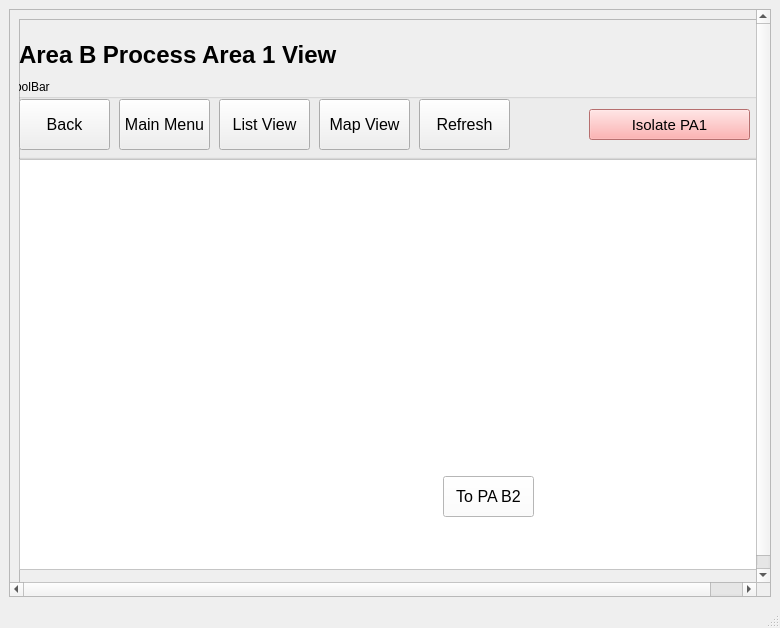
<?xml version="1.0" encoding="UTF-8"?>
<ui version="4.0">
 <class>MainWindow</class>
 <widget class="QMainWindow" name="MainWindow">
  <property name="geometry">
   <rect>
    <x>0</x>
    <y>0</y>
    <width>780</width>
    <height>628</height>
   </rect>
  </property>
  <property name="windowTitle">
   <string>MainWindow</string>
  </property>
  <widget class="QWidget" name="centralwidget">
   <layout class="QVBoxLayout" name="verticalLayout">
    <item>
     <widget class="QScrollArea" name="scrollArea">
      <property name="widgetResizable">
       <bool>true</bool>
      </property>
      <widget class="QWidget" name="scrollAreaWidgetContents">
       <property name="geometry">
        <rect>
         <x>0</x>
         <y>-37</y>
         <width>780</width>
         <height>585</height>
        </rect>
       </property>
       <layout class="QVBoxLayout" name="verticalLayout_2">
        <item>
         <widget class="QFrame" name="frame">
          <property name="minimumSize">
           <size>
            <width>762</width>
            <height>567</height>
           </size>
          </property>
          <property name="frameShape">
           <enum>QFrame::StyledPanel</enum>
          </property>
          <property name="frameShadow">
           <enum>QFrame::Raised</enum>
          </property>
          <widget class="QLabel" name="Heading">
           <property name="geometry">
            <rect>
             <x>0</x>
             <y>0</y>
             <width>761</width>
             <height>71</height>
            </rect>
           </property>
           <property name="font">
            <font>
             <pointsize>18</pointsize>
             <weight>75</weight>
             <bold>true</bold>
             <kerning>true</kerning>
            </font>
           </property>
           <property name="text">
            <string>Area B Process Area 1 View</string>
           </property>
          </widget>
          <widget class="QFrame" name="frame_2">
           <property name="geometry">
            <rect>
             <x>0</x>
             <y>140</y>
             <width>741</width>
             <height>411</height>
            </rect>
           </property>
           <property name="styleSheet">
            <string notr="true">background-color:rgb(255, 255, 255);</string>
           </property>
           <property name="frameShape">
            <enum>QFrame::StyledPanel</enum>
           </property>
           <property name="frameShadow">
            <enum>QFrame::Raised</enum>
           </property>
           <widget class="QLabel" name="ProcessView_Label">
            <property name="geometry">
             <rect>
              <x>20</x>
              <y>110</y>
              <width>681</width>
              <height>241</height>
             </rect>
            </property>
            <property name="text">
             <string/>
            </property>
            <property name="pixmap">
             <pixmap>Graphics/P&amp;IDs/AreaBPA1_NoInstruments.png</pixmap>
            </property>
            <property name="scaledContents">
             <bool>true</bool>
            </property>
           </widget>
           <widget class="QPushButton" name="PB_LDPT2000">
            <property name="geometry">
             <rect>
              <x>125</x>
              <y>73</y>
              <width>41</width>
              <height>71</height>
             </rect>
            </property>
            <property name="text">
             <string/>
            </property>
            <property name="icon">
             <iconset>
              <normaloff>Graphics/Instruments/Instrument_PT-modified.png</normaloff>Graphics/Instruments/Instrument_PT-modified.png</iconset>
            </property>
            <property name="iconSize">
             <size>
              <width>41</width>
              <height>71</height>
             </size>
            </property>
            <property name="flat">
             <bool>true</bool>
            </property>
           </widget>
           <widget class="QPushButton" name="PB_LDPT1000">
            <property name="geometry">
             <rect>
              <x>260</x>
              <y>45</y>
              <width>41</width>
              <height>71</height>
             </rect>
            </property>
            <property name="text">
             <string/>
            </property>
            <property name="icon">
             <iconset>
              <normaloff>Graphics/Instruments/Instrument_PT-modified.png</normaloff>Graphics/Instruments/Instrument_PT-modified.png</iconset>
            </property>
            <property name="iconSize">
             <size>
              <width>41</width>
              <height>71</height>
             </size>
            </property>
            <property name="flat">
             <bool>true</bool>
            </property>
           </widget>
           <widget class="QPushButton" name="PB_LDLT1000">
            <property name="geometry">
             <rect>
              <x>360</x>
              <y>45</y>
              <width>41</width>
              <height>71</height>
             </rect>
            </property>
            <property name="text">
             <string/>
            </property>
            <property name="icon">
             <iconset>
              <normaloff>Graphics/Instruments/Instrument_LT-modified.png</normaloff>Graphics/Instruments/Instrument_LT-modified.png</iconset>
            </property>
            <property name="iconSize">
             <size>
              <width>41</width>
              <height>71</height>
             </size>
            </property>
            <property name="flat">
             <bool>true</bool>
            </property>
           </widget>
           <widget class="QPushButton" name="PB_LDTT1000">
            <property name="geometry">
             <rect>
              <x>310</x>
              <y>45</y>
              <width>41</width>
              <height>71</height>
             </rect>
            </property>
            <property name="text">
             <string/>
            </property>
            <property name="icon">
             <iconset>
              <normaloff>Graphics/Instruments/Instrument_TT-modified.png</normaloff>Graphics/Instruments/Instrument_TT-modified.png</iconset>
            </property>
            <property name="iconSize">
             <size>
              <width>41</width>
              <height>71</height>
             </size>
            </property>
            <property name="flat">
             <bool>true</bool>
            </property>
           </widget>
           <widget class="QPushButton" name="PB_LDPT3000">
            <property name="geometry">
             <rect>
              <x>550</x>
              <y>56</y>
              <width>41</width>
              <height>71</height>
             </rect>
            </property>
            <property name="text">
             <string/>
            </property>
            <property name="icon">
             <iconset>
              <normaloff>Graphics/Instruments/Instrument_PT-modified.png</normaloff>Graphics/Instruments/Instrument_PT-modified.png</iconset>
            </property>
            <property name="iconSize">
             <size>
              <width>41</width>
              <height>71</height>
             </size>
            </property>
            <property name="flat">
             <bool>true</bool>
            </property>
           </widget>
           <widget class="QPushButton" name="PB_LDTT3000">
            <property name="geometry">
             <rect>
              <x>552</x>
              <y>159</y>
              <width>41</width>
              <height>71</height>
             </rect>
            </property>
            <property name="text">
             <string/>
            </property>
            <property name="icon">
             <iconset>
              <normaloff>Graphics/Instruments/Instrument_TT-Rotated-modified.png</normaloff>Graphics/Instruments/Instrument_TT-Rotated-modified.png</iconset>
            </property>
            <property name="iconSize">
             <size>
              <width>41</width>
              <height>71</height>
             </size>
            </property>
            <property name="flat">
             <bool>true</bool>
            </property>
           </widget>
           <widget class="QPushButton" name="PB_LDTT2000">
            <property name="geometry">
             <rect>
              <x>125</x>
              <y>135</y>
              <width>41</width>
              <height>71</height>
             </rect>
            </property>
            <property name="text">
             <string/>
            </property>
            <property name="icon">
             <iconset>
              <normaloff>Graphics/Instruments/Instrument_TT-Rotated-modified.png</normaloff>Graphics/Instruments/Instrument_TT-Rotated-modified.png</iconset>
            </property>
            <property name="iconSize">
             <size>
              <width>41</width>
              <height>71</height>
             </size>
            </property>
            <property name="flat">
             <bool>true</bool>
            </property>
           </widget>
           <widget class="QPushButton" name="PB_LDTT2001">
            <property name="geometry">
             <rect>
              <x>399</x>
              <y>242</y>
              <width>71</width>
              <height>41</height>
             </rect>
            </property>
            <property name="text">
             <string/>
            </property>
            <property name="icon">
             <iconset>
              <normaloff>Graphics/Instruments/Instrument_TT-Rotated-modified(1).png</normaloff>Graphics/Instruments/Instrument_TT-Rotated-modified(1).png</iconset>
            </property>
            <property name="iconSize">
             <size>
              <width>71</width>
              <height>41</height>
             </size>
            </property>
            <property name="flat">
             <bool>true</bool>
            </property>
           </widget>
           <widget class="QPushButton" name="PB_LDPT2001">
            <property name="geometry">
             <rect>
              <x>470</x>
              <y>242</y>
              <width>71</width>
              <height>41</height>
             </rect>
            </property>
            <property name="text">
             <string/>
            </property>
            <property name="icon">
             <iconset>
              <normaloff>Graphics/Instruments/Instrument_PT-Rotated-modified.png</normaloff>Graphics/Instruments/Instrument_PT-Rotated-modified.png</iconset>
            </property>
            <property name="iconSize">
             <size>
              <width>71</width>
              <height>41</height>
             </size>
            </property>
            <property name="flat">
             <bool>true</bool>
            </property>
           </widget>
           <widget class="QLabel" name="label_LDPT2000">
            <property name="geometry">
             <rect>
              <x>130</x>
              <y>50</y>
              <width>30</width>
              <height>25</height>
             </rect>
            </property>
            <property name="text">
             <string/>
            </property>
            <property name="scaledContents">
             <bool>true</bool>
            </property>
           </widget>
           <widget class="QLabel" name="label_LDTT2000">
            <property name="geometry">
             <rect>
              <x>130</x>
              <y>210</y>
              <width>30</width>
              <height>25</height>
             </rect>
            </property>
            <property name="text">
             <string/>
            </property>
            <property name="scaledContents">
             <bool>true</bool>
            </property>
           </widget>
           <widget class="QLabel" name="label_LDPT1000">
            <property name="geometry">
             <rect>
              <x>265</x>
              <y>20</y>
              <width>30</width>
              <height>25</height>
             </rect>
            </property>
            <property name="text">
             <string/>
            </property>
            <property name="scaledContents">
             <bool>true</bool>
            </property>
           </widget>
           <widget class="QLabel" name="label_LDTT1000">
            <property name="geometry">
             <rect>
              <x>315</x>
              <y>20</y>
              <width>30</width>
              <height>25</height>
             </rect>
            </property>
            <property name="text">
             <string/>
            </property>
            <property name="scaledContents">
             <bool>true</bool>
            </property>
           </widget>
           <widget class="QLabel" name="label_LDLT1000">
            <property name="geometry">
             <rect>
              <x>365</x>
              <y>20</y>
              <width>30</width>
              <height>25</height>
             </rect>
            </property>
            <property name="text">
             <string/>
            </property>
            <property name="scaledContents">
             <bool>true</bool>
            </property>
           </widget>
           <widget class="QLabel" name="label_LDPT3000">
            <property name="geometry">
             <rect>
              <x>555</x>
              <y>30</y>
              <width>30</width>
              <height>25</height>
             </rect>
            </property>
            <property name="text">
             <string/>
            </property>
            <property name="scaledContents">
             <bool>true</bool>
            </property>
           </widget>
           <widget class="QLabel" name="label_LDTT3000">
            <property name="geometry">
             <rect>
              <x>600</x>
              <y>190</y>
              <width>30</width>
              <height>25</height>
             </rect>
            </property>
            <property name="text">
             <string/>
            </property>
            <property name="scaledContents">
             <bool>true</bool>
            </property>
           </widget>
           <widget class="QLabel" name="label_LDPT2001">
            <property name="geometry">
             <rect>
              <x>550</x>
              <y>250</y>
              <width>30</width>
              <height>25</height>
             </rect>
            </property>
            <property name="text">
             <string/>
            </property>
            <property name="scaledContents">
             <bool>true</bool>
            </property>
           </widget>
           <widget class="QLabel" name="label_LDTT2001">
            <property name="geometry">
             <rect>
              <x>360</x>
              <y>250</y>
              <width>30</width>
              <height>25</height>
             </rect>
            </property>
            <property name="text">
             <string/>
            </property>
            <property name="scaledContents">
             <bool>true</bool>
            </property>
           </widget>
           <widget class="QPushButton" name="PB_ToPAB2">
            <property name="geometry">
             <rect>
              <x>424</x>
              <y>317</y>
              <width>91</width>
              <height>41</height>
             </rect>
            </property>
            <property name="font">
             <font>
              <pointsize>12</pointsize>
             </font>
            </property>
            <property name="text">
             <string>To PA B2</string>
            </property>
           </widget>
          </widget>
          <widget class="QGroupBox" name="groupBox">
           <property name="geometry">
            <rect>
             <x>-10</x>
             <y>60</y>
             <width>751</width>
             <height>80</height>
            </rect>
           </property>
           <property name="title">
            <string>ToolBar</string>
           </property>
           <widget class="QPushButton" name="back_button">
            <property name="geometry">
             <rect>
              <x>10</x>
              <y>20</y>
              <width>91</width>
              <height>51</height>
             </rect>
            </property>
            <property name="font">
             <font>
              <pointsize>12</pointsize>
             </font>
            </property>
            <property name="text">
             <string>Back</string>
            </property>
           </widget>
           <widget class="QPushButton" name="MainMenu_button">
            <property name="geometry">
             <rect>
              <x>110</x>
              <y>20</y>
              <width>91</width>
              <height>51</height>
             </rect>
            </property>
            <property name="font">
             <font>
              <pointsize>12</pointsize>
             </font>
            </property>
            <property name="text">
             <string>Main Menu</string>
            </property>
           </widget>
           <widget class="QPushButton" name="ListView_button">
            <property name="geometry">
             <rect>
              <x>210</x>
              <y>20</y>
              <width>91</width>
              <height>51</height>
             </rect>
            </property>
            <property name="font">
             <font>
              <pointsize>12</pointsize>
             </font>
            </property>
            <property name="text">
             <string>List View</string>
            </property>
           </widget>
           <widget class="QPushButton" name="Refresh_button">
            <property name="geometry">
             <rect>
              <x>410</x>
              <y>20</y>
              <width>91</width>
              <height>51</height>
             </rect>
            </property>
            <property name="font">
             <font>
              <pointsize>12</pointsize>
             </font>
            </property>
            <property name="styleSheet">
             <string notr="true"/>
            </property>
            <property name="text">
             <string>Refresh</string>
            </property>
           </widget>
           <widget class="QPushButton" name="MapView_button">
            <property name="geometry">
             <rect>
              <x>310</x>
              <y>20</y>
              <width>91</width>
              <height>51</height>
             </rect>
            </property>
            <property name="font">
             <font>
              <pointsize>12</pointsize>
             </font>
            </property>
            <property name="text">
             <string>Map View</string>
            </property>
           </widget>
           <widget class="QPushButton" name="Button_IsolatePA1">
            <property name="geometry">
             <rect>
              <x>580</x>
              <y>30</y>
              <width>161</width>
              <height>31</height>
             </rect>
            </property>
            <property name="font">
             <font>
              <pointsize>11</pointsize>
             </font>
            </property>
            <property name="styleSheet">
             <string notr="true">background-color:rgb(255, 155, 155)</string>
            </property>
            <property name="text">
             <string>Isolate PA1</string>
            </property>
           </widget>
          </widget>
         </widget>
        </item>
       </layout>
      </widget>
     </widget>
    </item>
   </layout>
  </widget>
  <widget class="QMenuBar" name="menubar">
   <property name="geometry">
    <rect>
     <x>0</x>
     <y>0</y>
     <width>780</width>
     <height>22</height>
    </rect>
   </property>
  </widget>
  <widget class="QStatusBar" name="statusbar"/>
 </widget>
 <resources/>
 <connections/>
</ui>
